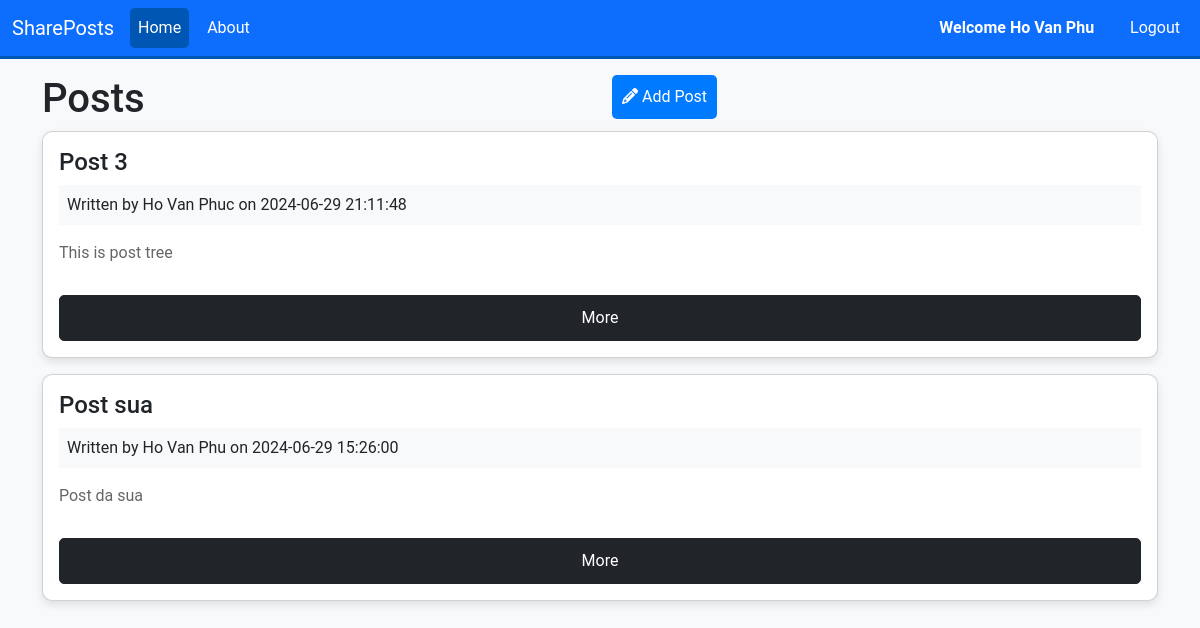
Screenshot of /posts (signed in) with the database file from the repository.
### tables this page shows
CREATE TABLE `posts` (
  `id` int(11) NOT NULL,
  `user_id` int(11) NOT NULL,
  `title` varchar(255) NOT NULL,
  `body` text NOT NULL,
  `created_at` datetime NOT NULL DEFAULT current_timestamp()
);

CREATE TABLE `users` (
  `id` int(11) NOT NULL,
  `name` varchar(255) NOT NULL,
  `email` varchar(255) NOT NULL,
  `password` varchar(255) NOT NULL,
  `created_at` datetime NOT NULL DEFAULT current_timestamp()
);

### app/controllers/Posts.php (called while the page is built, shortened)
<?php
class Posts extends Controller {
    private $postModel;
    public function __construct() {
        $this->postModel = $this->model('Post');
    }
    public function index() {
        $posts = $this->postModel->getPosts();
        $data = ['posts' => $posts];
        $this->view('posts/index', $data);
    }
}

### app/libraries/Core.php (called while the page is built, shortened)
<?php
  class Core{
    protected $currentMethod = 'index';
    public function __construct(){
      $url = $this->getUrl();
      if ($url && file_exists('../app/controllers/'.ucwords($url[0]).'.php')) {
        unset($url[0]);
      }
      $this->currentController = new $this->currentController;
     $this->params = $url ? array_values($url) : [];
     call_user_func_array([$this->currentController,$this->currentMethod],$this->params);
    }
    public function getUrl(){
      if (isset($_GET['url'])) {
        $url = rtrim($_GET['url'], '/');
        $url = filter_var($url, FILTER_SANITIZE_URL);
        $url = explode('/', $url);
        return $url;
      }
      return [];
    }
  }
?>

### public/index.php (called while the page is built, shortened)
<?php
$init = new Core;
?>

### app/libraries/Database.php (called while the page is built, shortened)
<?php
class Database{
  private $host = DB_HOST;
  private $user = DB_USER;
  private $pass =  DB_PASS;
  private $dbname = DB_NAME;
  private $dbh;
  private $stmt;
  public function __construct(){
    $dsn = 'mysql:host='. $this->host . ';dbname=' . $this->dbname;
    $options = array(
      PDO::ATTR_PERSISTENT => true,
      PDO::ATTR_ERRMODE => PDO::ERRMODE_EXCEPTION
    );
    try{
        $this->dbh = new PDO($dsn, $this->user, $this->pass, $options);
    }
    catch(PDOException $e){
      $this->error = $e->getMessage();
      echo $this->error;
    }
  }
  public function query($sql){
    $this->stmt = $this->dbh->prepare($sql);
  }
  public function execute(){
    return $this->stmt->execute();
  }
  public function resultSet(){
    $this->execute();
    return $this->stmt->fetchAll(PDO::FETCH_OBJ);
  }
}
?>

### app/models/Post.php (called while the page is built, shortened)
<?php
  Class Post extends Controller{
    private $db;
    public function __construct(){
      $this->db = new Database;
    }
    public function getPosts(){
      $this->db->query("SELECT *,
                        posts.id as postId,
                        users.id as userId,
                        posts.created_at as postCreated,
                        users.created_at as userCreated
                        FROM posts
                        INNER JOIN users
                        ON posts.user_id = users.id
                        ORDER BY posts.created_at DESC
                        ");
      $results = $this->db->resultSet();
      return $results;
    }
  }
?>

### app/views/posts/index.php (the view, shortened to what this page needs)
<?php require APPROOT . '/views/inc/header.php'; ?>
<div class="row">
  <div class="col-md-6">
    <h1>Posts</h1>
  </div>
  <div class="col-md-6">
    <a href="<?php echo URLROOT; ?>/posts/add" class="btn btn-primary pull-right">
      <i class="fa-solid fa-pencil"></i> Add Post
    </a>
  </div>
</div>
<?php foreach($data['posts'] as $post) : ?>
<div class="card card-body mb-3">
  <h4 class="card-title
    "><?php echo $post->title; ?></h4>
  <div class="bg-light p-2 mb-3">
    Written by <?php echo $post->name; ?> on <?php echo $post->postCreated; ?>
  </div>
  <p class="card-text"><?php echo $post->body; ?></p>
  <a href="<?php echo URLROOT; ?>/posts/show/<?php echo $post->postId; ?>" class="btn btn-dark">More</a>
</div>
<?php endforeach; ?>
<?php require APPROOT . '/views/inc/footer.php'; ?>

### app/libraries/Controller.php (shortened to what this page needs)
<?php
  class Controller {
    public function view($view, $data = []){
      if(file_exists('../app/views/' . $view . '.php')){
        require_once '../app/views/' . $view . '.php';
      } else {
        die('View does not exist');
      }
    }
  }

### app/views/inc/header.php (shortened to what this page needs)
<!DOCTYPE html>
<html lang="en">
<head>
  <link rel="stylesheet" href="https://cdnjs.cloudflare.com/ajax/libs/font-awesome/6.5.2/css/all.min.css">
  <link href="https://cdn.jsdelivr.net/npm/bootstrap@5.3.3/dist/css/bootstrap.min.css" rel="stylesheet"
>
  <link rel="stylesheet" href="<?php echo URLROOT; ?>/css/style.css">
</head>
<body>
  <?php require APPROOT . '/views/inc/navbar.php'; ?>
  <div class="container">

### app/views/inc/navbar.php (shortened to what this page needs)
<nav class="navbar navbar-expand-lg navbar-dark bg-primary mb-3">
  <div class="container-fluid">
    <a class="navbar-brand" href="<?php echo URLROOT; ?>"><?php echo SITENAME; ?></a>
    <div class="collapse navbar-collapse" id="navbarSupportedContent">
      <ul class="navbar-nav me-auto mb-2 mb-lg-0">
        <li class="nav-item">
          <a class="nav-link active" aria-current="page" href="<?php echo URLROOT; ?>">Home</a>
        </li>
        <li class="nav-item">
          <a class="nav-link" href="<?php echo URLROOT; ?>/pages/about">About</a>
        </li>
      </ul>
      <ul class="navbar-nav ml-auto mb-2 mb-lg-0">
        <?php if(isset($_SESSION['user_id'])): ?>
        <li class="nav-item">
          <a class="nav-link welcome-text" href="#">Welcome <?php echo $_SESSION['user_name']; ?></a>
        </li>
        <li class="nav-item">
          <a class="nav-link" href="<?php echo URLROOT; ?>/users/logout">Logout</a>
        </li>
        <?php endif; ?>
      </ul>
    </div>
  </div>
</nav>

### app/views/inc/footer.php (shortened to what this page needs)
</div>
</body>
</html>

### public/css/style.css (style rules this page uses)
body { background-color: #f8f9fa; font-family: 'Roboto', sans-serif; }
.card { border-radius: 10px; box-shadow: 0 4px 8px rgba(0, 0, 0, 0.1); }
p { margin-bottom: 30px; color: #666; }
.btn { border-radius: 5px; padding: 10px; }
.btn-primary { background-color: #007bff; border: none; }
.navbar { background-color: #007bff; border-bottom: 3px solid #0056b3; }
.navbar-brand, .nav-link { color: #fff !important; }
.navbar-nav .nav-link.active { background-color: #0056b3; border-radius: 5px; }
.navbar-nav .nav-item:not(:last-child) { margin-right: 10px; }
.navbar .welcome-text { color: #fff; font-weight: bold; margin-right: 10px; }

### rows the page displays
posts: title "Post 3", user.name "Ho Van Phuc", created_at "2024-06-29 21:11:48", body "This is post tree"
posts: title "Post sua", user.name "Ho Van Phu", created_at "2024-06-29 15:26:00", body "Post da sua"

### other values shown
SITENAME "SharePosts"
$_SESSION['user_name'] "Ho Van Phu"
